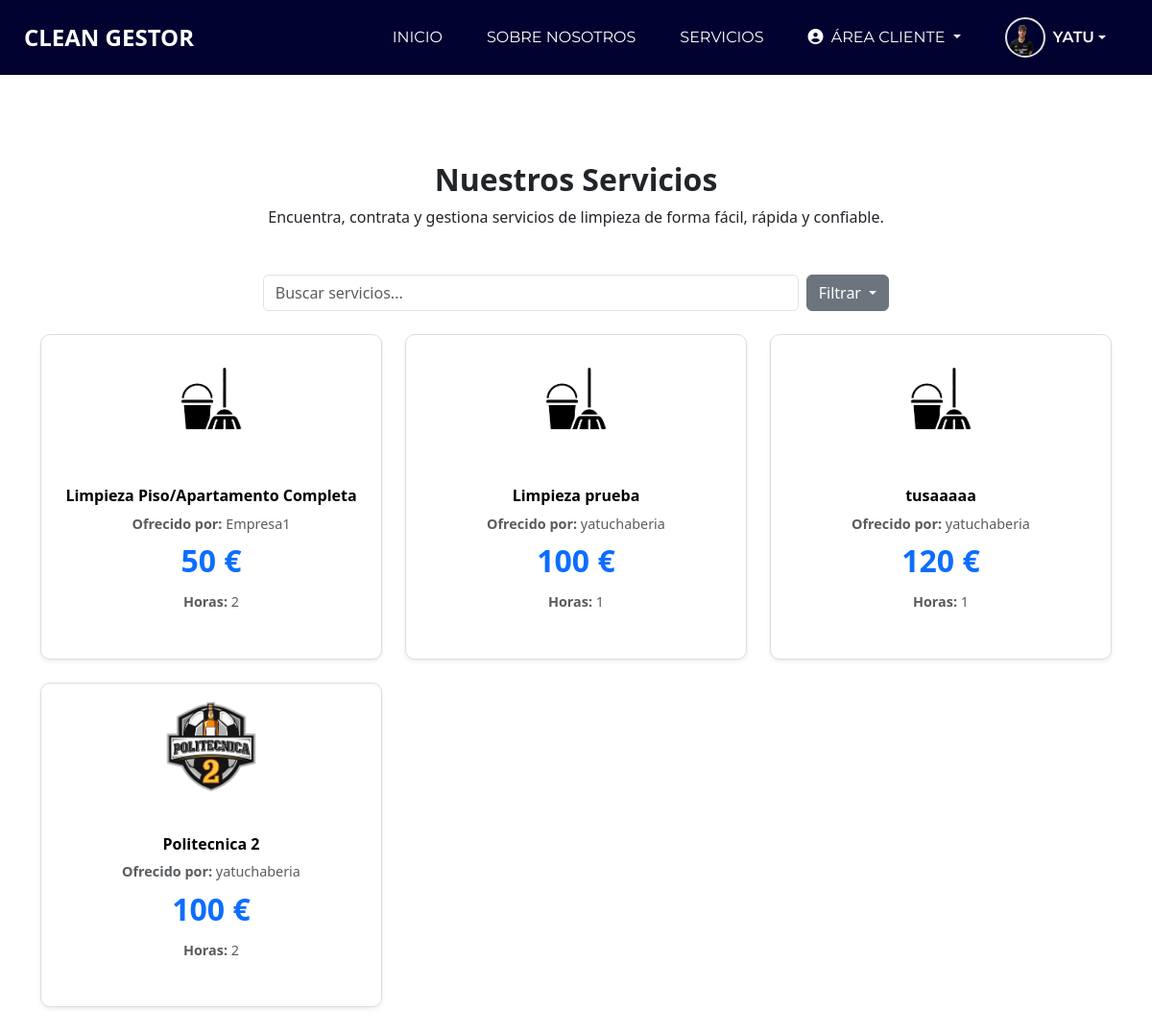
The app's page /CleanGestor/views/servicios.php (signed in), older data.
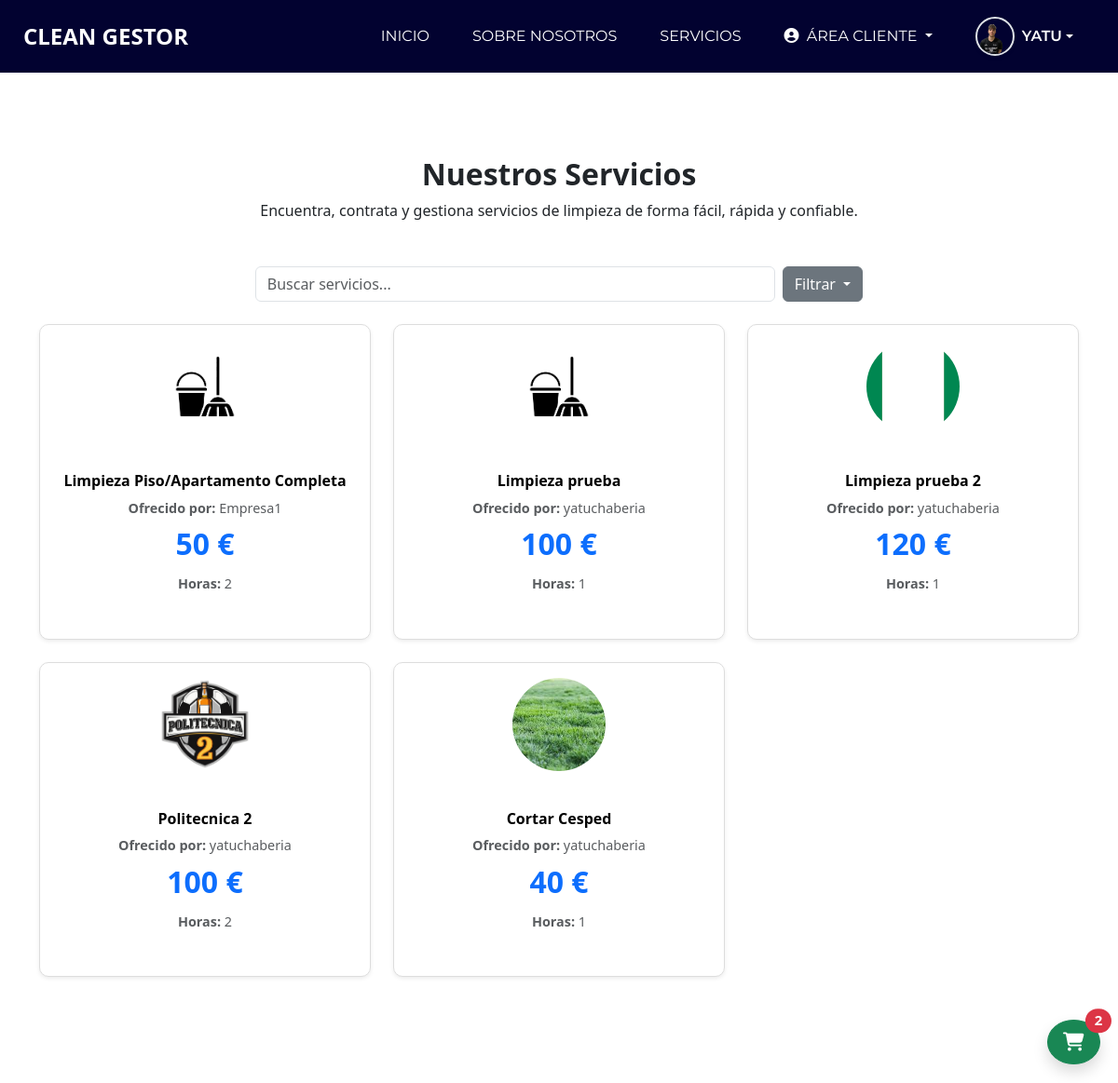
The same page, newer data.
### tables this page shows
CREATE TABLE `servicio` (
  `idServicio` int(11) NOT NULL,
  `precio` int(11) NOT NULL,
  `nombreServicio` varchar(255) NOT NULL,
  `descripcion` text NOT NULL,
  `sueldo` int(11) NOT NULL,
  `horas` int(11) NOT NULL,
  `fotoServicio` varchar(255) DEFAULT NULL,
  `idEmpresa` int(11) NOT NULL
);

CREATE TABLE `empresa` (
  `idEmpresa` int(11) NOT NULL,
  `nombreEmpresa` varchar(255) NOT NULL,
  `telefonoEmpresa` int(11) NOT NULL,
  `direccion` varchar(255) NOT NULL,
  `correoDirector` varchar(255) NOT NULL
);

### CleanGestor/DAO/ContratoDAO.php (called while the page is built, shortened)
<?php
class ContratoDAO {
    private $conexion;
    public function __construct($conexion) {
        $this->conexion = $conexion;
    }
    public function obtenerContratoAbierto($dni) {
        $sql = "SELECT * FROM contrato WHERE dni = ? AND estado = 'abierto'";
        $stmt = $this->conexion->prepare($sql);
        $stmt->bind_param("s", $dni);
        $stmt->execute();
        $resultado = $stmt->get_result();
        return $resultado->fetch_assoc();
    }
}
?>

### CleanGestor/views/servicios.php (the view, shortened to what this page needs)
<!DOCTYPE html>
<html lang="en">
<head>
  <link rel="stylesheet" type="text/css" href="../assets/css/bootstrap.css" />
  <link href="../assets/css/style.css" rel="stylesheet" />
  <link href="https://stackpath.bootstrapcdn.com/bootstrap/4.3.1/css/bootstrap.min.css" rel="stylesheet">
  <link rel="stylesheet" href="https://cdnjs.cloudflare.com/ajax/libs/font-awesome/6.5.0/css/all.min.css">
  <link href="../assets/css/responsive.css" rel="stylesheet" />
  <link rel="stylesheet" href="https://cdnjs.cloudflare.com/ajax/libs/animate.css/4.1.1/animate.min.css">
</head>
<body class="sub_page">
  <div class="hero_area">
    <header class="header_section">
      <div class="container-fluid">
        <?php include_once("navbar.php"); ?>
      </div>
    </header>
  </div>
  <?php include_once("carrito_flotante.php"); ?>
  <section class="service_section layout_padding">
    <div class="container">
      <div class="mb-5 text-center">
        <h2 class="fw-bold">Nuestros Servicios</h2>
        <p>Encuentra, contrata y gestiona servicios de limpieza de forma fácil, rápida y confiable.</p>
      </div>
      <?php
      $conexion = new mysqli("localhost", "root", "", "gestor");
      $sql = "SELECT s.idServicio, s.nombreServicio, s.descripcion, s.precio, s.horas, e.nombreEmpresa, s.fotoServicio
              FROM servicio s
              JOIN empresa e ON s.idEmpresa = e.idEmpresa";
      $resultado = $conexion->query($sql);
      ?>
      <div class="mb-4 d-flex justify-content-center">
        <input type="text" id="serviceSearch" class="form-control me-2 w-50" placeholder="Buscar servicios..." onkeyup="filterServices()">
        <div class="dropdown">
          <button class="btn btn-secondary dropdown-toggle" type="button" id="filterDropdown" data-toggle="dropdown" aria-expanded="false">
            Filtrar
          </button>
        </div>
      </div>
      <div class="row" id="serviceList">
        <?php while ($row = $resultado->fetch_assoc()): ?>
          <div class="col-md-4 col-sm-6 mb-4 service-item" data-precio="<?php echo $row['precio']; ?>">
            <a href="detalle_servicio.php?id=<?php echo $row['idServicio']; ?>" style="text-decoration:none;">
              <div class="card service-card h-100 shadow-sm" style="background:#fff; color:#000; border:1px solid #ddd; cursor:pointer; border-radius: 10px;">
                <div class="text-center p-3">
                  <img
                    src="<?php echo !empty($row['fotoServicio']) ? htmlspecialchars($row['fotoServicio']) : '../assets/images/default_service.png'; ?>"
                    class="card-img-top"
                    alt="Imagen del servicio"
                    style="width: 100px; height: 100px; object-fit: cover; border-radius: 50%;">
                </div>
                <div class="card-body text-center">
                  <h6 class="card-title fw-bold mb-2"><?php echo htmlspecialchars($row['nombreServicio']); ?></h6>
                  <p class="card-text text-muted mb-1"><strong>Ofrecido por:</strong> <?php echo htmlspecialchars($row['nombreEmpresa']); ?></p>
                  <p class="card-text text-primary fw-bold mb-2" style="font-size: 2rem;" ><?php echo htmlspecialchars($row['precio']); ?> €</p>
                  <p class="card-text text-muted"><strong>Horas:</strong> <?php echo htmlspecialchars($row['horas']); ?></p>
                </div>
              </div>
            </a>
          </div>
        <?php endwhile; ?>
      </div>
    </div>
  </section>
</body>
</html>

### CleanGestor/views/navbar.php (shortened to what this page needs)
<?php
$foto_perfil = isset($_SESSION['foto_perfil']) ? $_SESSION['foto_perfil'] : '../assets/uploads/default.png';
?>
<link href="https://cdn.jsdelivr.net/npm/bootstrap@5.3.3/dist/css/bootstrap.min.css" rel="stylesheet">
<link rel="stylesheet" href="https://cdnjs.cloudflare.com/ajax/libs/font-awesome/6.5.0/css/all.min.css">
<nav class="navbar navbar-expand-lg custom_nav-container">
    <a class="navbar-brand animate__animated animate__fadeInDown" href="index.php">
        <span>CLEAN GESTOR</span>
    </a>
    <div class="collapse navbar-collapse" id="navbarSupportedContent">
        <ul class="navbar-nav ms-auto align-items-center">
            <li class="nav-item"><a class="nav-link" href="index.php">INICIO</a></li>
            <li class="nav-item"><a class="nav-link" href="informate.php">SOBRE NOSOTROS</a></li>
            <li class="nav-item"><a class="nav-link" href="servicios.php">SERVICIOS</a></li>
            <?php if (isset($_SESSION['dni'])): ?>
            <?php if ($_SESSION['tipo_usuario'] === 'cliente'): ?>
                <li class="nav-item dropdown">
                    <a class="nav-link dropdown-toggle" href="#" id="areaClienteDropdown" role="button" data-bs-toggle="dropdown" aria-expanded="false">
                        <i class="fas fa-user-circle me-1"></i> ÁREA CLIENTE
                    </a>
                </li>
            <?php endif; ?>
            <li class="nav-item dropdown">
                <a class="nav-link dropdown-toggle d-flex align-items-center" href="#" id="profileDropdown" role="button" data-bs-toggle="dropdown" aria-expanded="false" style="padding: 10px 15px;">
                    <img
                        src="<?php echo htmlspecialchars($foto_perfil); ?>"
                        alt="Foto de perfil"
                        class="rounded-circle shadow-sm border border-2"
                        style="height: 42px; width: 42px; object-fit: cover; margin-right: 8px;"
                    >
                    <span class="fw-semibold"><?php echo $_SESSION['nombre'] ?? 'Usuario'; ?></span>
                </a>
            </li>
            <?php endif; ?>
        </ul>
    </div>
</nav>

### CleanGestor/views/carrito_flotante.php (shortened to what this page needs)
<?php
if (isset($_SESSION['dni']) && $_SESSION['tipo_usuario'] === 'cliente') {
    require_once("../DAO/ContratoDAO.php");
    $conexion = new mysqli("localhost", "root", "", "gestor");
    $contratoDAO = new ContratoDAO($conexion);
    $contratoAbierto = $contratoDAO->obtenerContratoAbierto($_SESSION['dni']);
    if ($contratoAbierto) {
        $idContrato = $contratoAbierto['idContrato'];
        $sql = "SELECT COUNT(*) AS totalServicios FROM contratoservicio WHERE idContrato = ?";
        $stmt = $conexion->prepare($sql);
        $stmt->bind_param("i", $idContrato);
        $stmt->execute();
        $resultado = $stmt->get_result();
        $row = $resultado->fetch_assoc();
        $totalServicios = $row['totalServicios'];
        ?>
        <div id="carrito-flotante" style="position: fixed; bottom: 20px; right: 20px; z-index: 1000;">
            <a href="ver_carrito.php?idContrato=<?= $idContrato ?>"
               class="btn btn-success btn-lg rounded-circle shadow position-relative">
                <i class="fas fa-shopping-cart"></i>
                <?php if ($totalServicios > 0): ?>
                    <span class="position-absolute top-0 start-100 translate-middle badge rounded-pill bg-danger">
                        <?= $totalServicios ?>
                    </span>
                <?php endif; ?>
            </a>
        </div>
        <?php
    }
}
?>

### CleanGestor/assets/css/style.css (style rules this page uses)
body { height: auto; min-height: 100%; background: #fff; font-family: 'Montserrat', Arial, sans-serif; overflow-x: hidden; }
.layout_padding { padding: 90px 0; }
a, a:hover, a:focus { text-decoration: none; }
.btn, .btn:focus { outline: none !important; -webkit-box-shadow: none; box-shadow: none; }
.hero_area { position: relative; background-color: #020230; height: auto !important; overflow: visible !important; min-height: 100vh; display: -webkit-box; display: -ms-flexbox; display: flex; -webkit-box-orient: vertical; -webkit-box-direction: normal; -ms-flex-direction: column; flex-direction: column; }
.sub_page .hero_area { min-height: auto; }
.header_section .container-fluid { padding-right: 25px; padding-left: 25px; }
.service_section { position: relative; }
.service-card { margin-bottom: 32px !important; border-radius: 18px; box-shadow: 0 4px 20px rgba(0,0,0,0.07); transition: transform 0.2s; }
.navbar-brand span { font-weight: bold; color: #fff; font-size: 24px; text-transform: uppercase; }
.custom_nav-container { padding: 10px 0; }
.custom_nav-container .navbar-nav { align-items: center; }
.custom_nav-container .navbar-nav .nav-item .nav-link { padding: 10px 15px; margin: 0 8px; color: #fff; text-align: center; text-transform: uppercase; font-family: 'Montserrat', Arial, sans-serif; transition: background 0.2s, color 0.2s; }
.service-card { transition: transform 0.2s ease, box-shadow 0.2s ease; }
.service-card img { margin-bottom: 10px; }
.service-card h6 { font-size: 1rem; }
.service-card p { font-size: 0.9rem; }
#carrito-flotante { animation: bounce 2s infinite; }
.btn-success, .btn-secondary { font-size: 1rem; padding: 10px 15px; }

### CleanGestor/assets/css/responsive.css (style rules this page uses)
@media (min-width: 1200px) { .container { max-width: 1170px; } }

Row changes from the older to the newer data that the page shows:
changed servicio: fotoServicio: picture added in place of a placeholder; nombreServicio "tusaaaaa" → "Limpieza prueba 2"
added servicio: fotoServicio (picture), nombreServicio "Cortar Cesped", idEmpresa.nombreEmpresa "yatuchaberia", precio "40", horas "1"
Text that changed along with them:
$totalServicios: (not shown) → "2"
